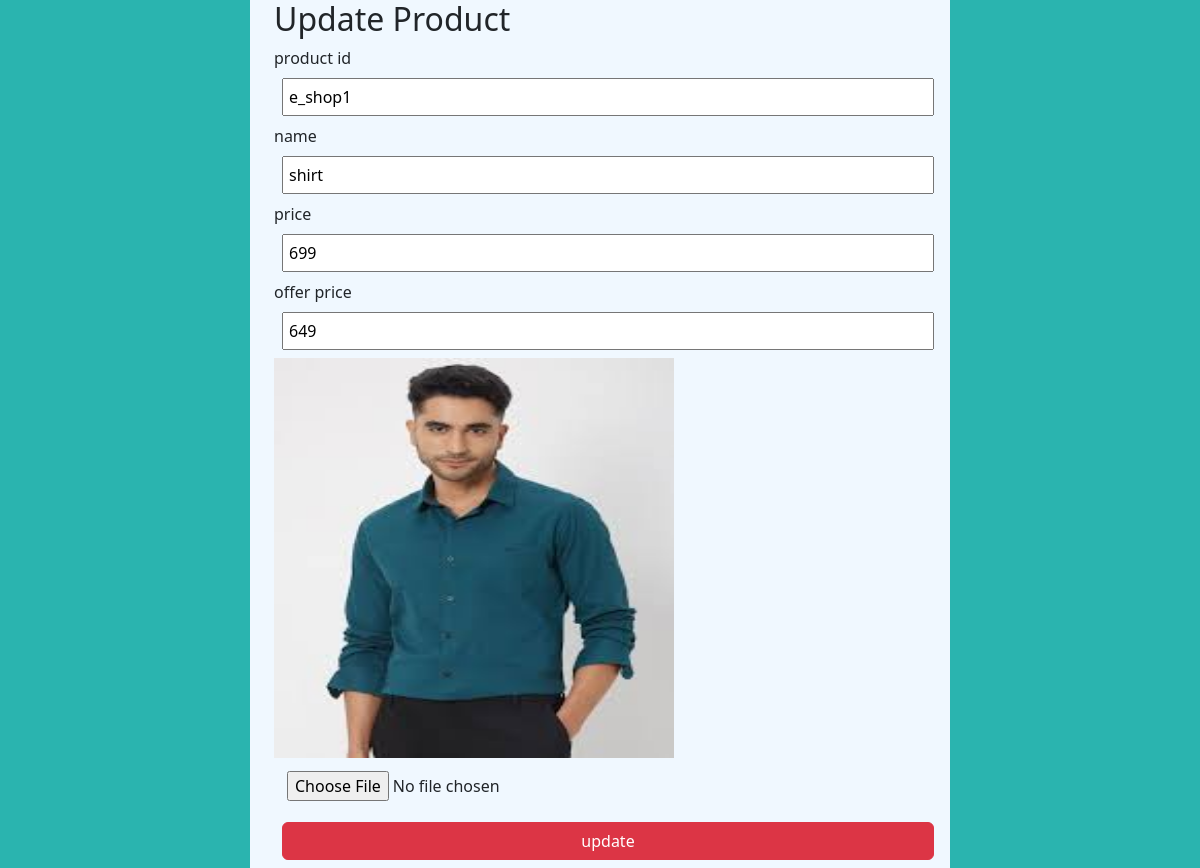
/edit_pro/1, run on an earlier commit of the app's database.
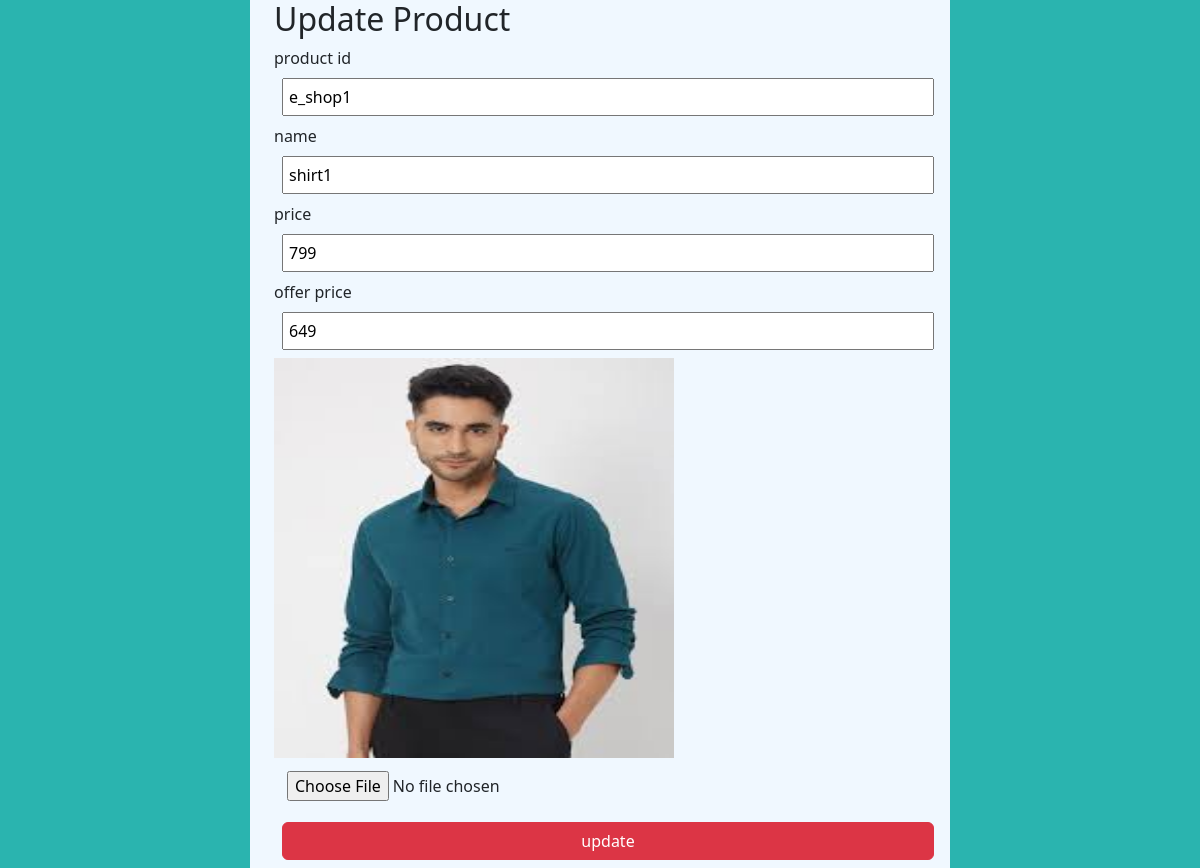
And on a later commit of the database.
### app/models.py (models this page shows)
class products(models.Model):
    pro_id=models.TextField()
    name=models.TextField()
    price=models.IntegerField()
    offer_price=models.IntegerField()
    img=models.FileField()

### app/views.py (the view, shortened to what this page needs)
# urls.py: path('edit_pro/<id>',views.edit_pro),
def edit_pro(req,id):
    print(id)
    pro=products.objects.get(pk=id)
    return render(req,'shop/edit_pro.html',{'data':pro})

### templates/shop/edit_pro.html (shortened to what this page needs)
<!DOCTYPE html>
<html lang="en">
<head>
    {% load static %}
    <link href="https://cdn.jsdelivr.net/npm/bootstrap@5.3.3/dist/css/bootstrap.min.css" rel="stylesheet">
    <link rel="stylesheet" href="{% static '/css/edit.css' %}">
</head>
<body>
    <div class="form  container">
        <div class="container" >
            <h2>Update Product</h2>
        <form action="" method="post" enctype="multipart/form-data">
            <label for="">product id</label><br>
            <input type="text" name="pro_id" id="" placeholder="pro_id" value="{{data.pro_id}}"><br>
            <label for="">name</label><br>
            <input type="text" name="name" id="" placeholder="name" value="{{data.name}}"><br>
            <label for="">price</label><br>
            <input type="number" name="price" id="" placeholder="price" value="{{data.price}}"><br>
            <label for="">offer price</label><br>
            <input type="number" name="offer_price" id="" placeholder="offer_price" value="{{data.offer_price}}"><br>
            <img src="{{data.img.url}}" alt="" style="width: 400px; height: 400px;"><br>
            <input type="file" name="img" id="" value="{{data.img}}"><br>
            <input class="btn btn-danger" type="submit" value="update">
        </form>
        </div>
    </div>
</body>
</html>

What changed in the data, as far as the page shows it:
changed products "e_shop1": name "shirt" → "shirt1"; price "699" → "799"
